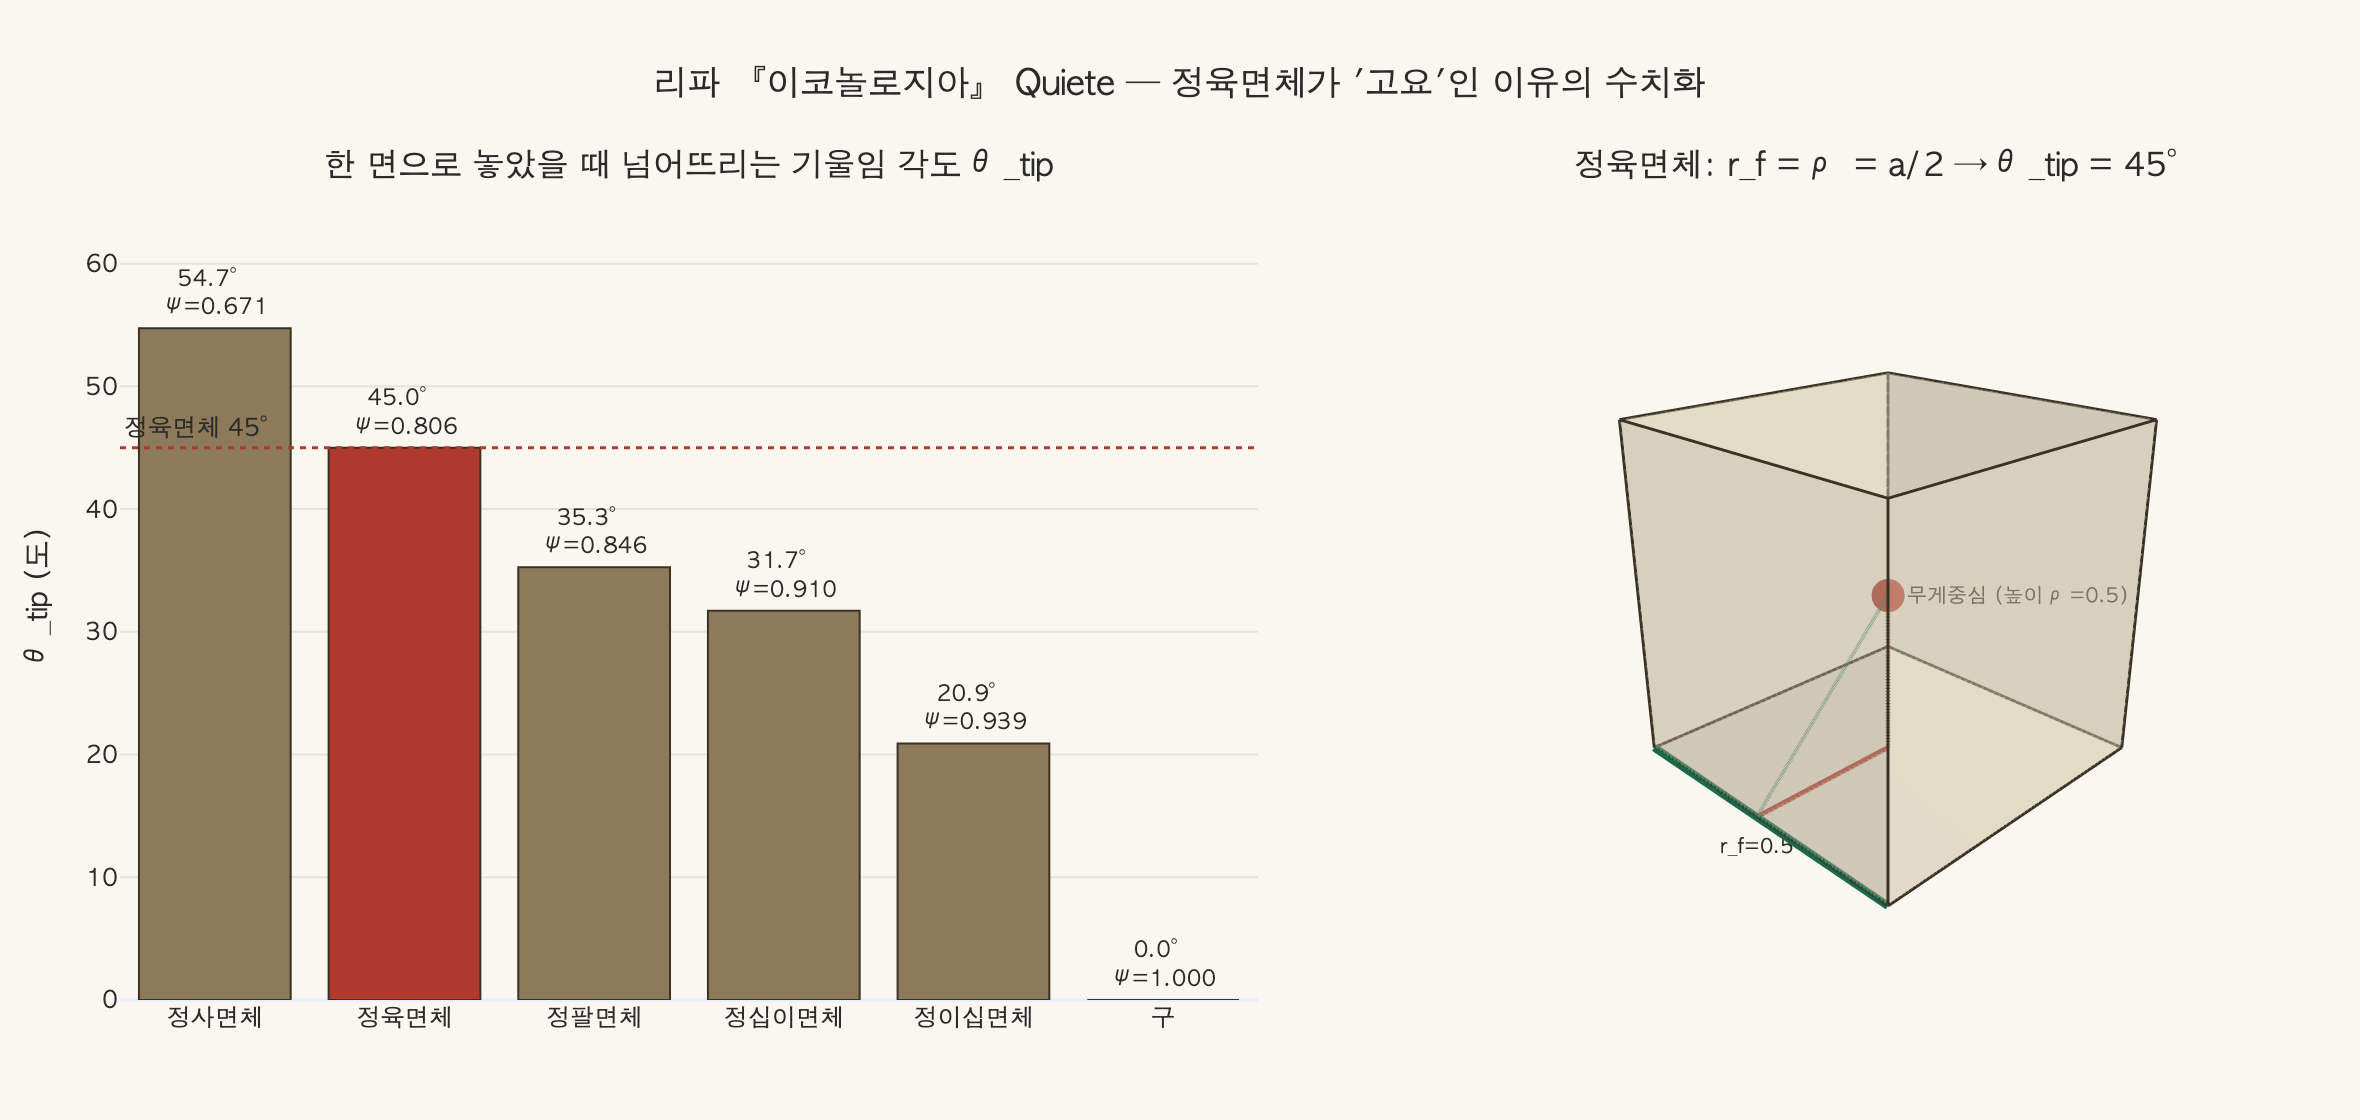

Reproduce this figure in Python.
# %% [markdown]
# # 정육면체는 왜 '고요(Quiete)'인가 — 다섯 정다면체의 안정성 수치 비교
#
# 체사레 리파 『이코놀로지아』의 **Quiete(고요/안식)** 항목:
#
# > "정육면체 받침대 위에 서서 오른손에 다림추를 받쳐 든 여인.
# > 정육면체는 플라톤이 (피타고라스의 제자 티마이오스 로크렌시스를 따라) 전하는 바
# > **대지(terra)** 를 뜻한다. 대지는 우주의 중심이라는 자기 고유의 자리에 있어
# > 움직이기 어렵고 조용히 쉬고 있다. 그러므로 정육면체는 고요와 안식을 뜻하며,
# > **어느 면(nodi)으로나 고르게 놓이고 움직이기 어렵다.**"
#
# 이 노트북은 리파의 논지를 **수치로 검증**한다. 다섯 정다면체와 구를 놓고
#
# 1. 면/꼭짓점/모서리 수
# 2. **구형도(sphericity)** — 얼마나 구에 가까운가(= 얼마나 굴러가기 쉬운가)
# 3. **넘어뜨리는 기울임 각도(tipping angle)** — 한 면으로 평면에 놓았을 때
#    무게중심이 접촉면 경계를 벗어나는 각도
# 4. **넘어뜨리는 데 드는 일(tipping work)** — 무게중심을 들어올려야 하는 높이
#
# 를 계산해 비교한다.
#
# 필요 패키지: numpy, plotly, kaleido (정적 이미지 저장용)

# %%
# 필요 패키지: numpy, plotly, kaleido
import numpy as np
import plotly.graph_objects as go
from plotly.subplots import make_subplots


def _show(fig):
    try:
        from IPython import get_ipython

        if get_ipython() is not None:  # VSCode 셀/Jupyter에서만 렌더링
            fig.show()
    except ImportError:
        pass


print("numpy", np.__version__)
# 출력: numpy 2.0.2

# %% [markdown]
# ## 1. 플라톤 『티마이오스』의 정다면체-원소 대응
#
# 『티마이오스』 53c–56c에서 플라톤은 네 원소에 네 개의 정다면체를 배당하고,
# 남은 하나(정십이면체)는 우주 전체(아이테르)에 맡긴다.
#
# | 정다면체 | 면 | 원소 | 배당 논거 |
# |---|---|---|---|
# | 정사면체 (tetrahedron) | 정삼각형 4 | **불** | 면·꼭짓점이 가장 적어 각이 가장 날카로움 → 찌르고 자름 |
# | 정팔면체 (octahedron) | 정삼각형 8 | **공기** | 중간 크기·중간 운동성 |
# | 정이십면체 (icosahedron) | 정삼각형 20 | **물** | 가장 둥글어 잘 흐르고 굴러감 |
# | 정육면체 (cube) | 정사각형 6 | **흙(대지)** | "가장 움직이기 어렵고(ἀκινητοτάτη) 가장 잘 빚어지며, **가장 안정된 바닥(βάσεις)** 을 가진 물체" (55d–e) |
# | 정십이면체 (dodecahedron) | 정오각형 12 | (우주 전체) | 남은 하나를 전체 우주에 배당 (55c) |
#
# 핵심 문장(55d–e): *"흙에는 정육면체 형태를 주자. 네 종류 중 흙이 가장
# 움직이기 어렵고 가장 잘 빚어지는 물체이며, 그런 성질을 가지려면 반드시
# 가장 안정된 바닥면을 가져야 하기 때문이다."*
#
# 즉 **정육면체 = 흙 = 부동(不動) = 고요**라는 연쇄가 여기서 나오고,
# 리파는 여기에 "대지는 우주의 중심에 있다"는 지구중심 우주론을 덧붙여
# **자기 자리에 있는 것은 움직이지 않는다**는 논거를 완성한다.

# %% [markdown]
# ## 2. 계산할 양의 정의
#
# 한 변 길이 $a$ 인 정다면체를 한 면으로 평면 위에 놓는다. 두 길이가 결정적이다.
#
# - **입체의 내접반경** $\rho$ : 중심(=무게중심)에서 면까지의 거리 = 바닥면 위 무게중심의 **높이**
# - **면의 내접반경(apothem)** $r_f$ : 면의 중심에서 모서리까지의 거리 = 무게중심이 넘어야 할 **수평 여유**
#
# 정 $n$ 각형 면의 apothem 은
#
# $$ r_f = \frac{a}{2\tan(\pi/n)} $$
#
# 무게중심을 접촉면의 한 모서리 위로 넘기려면 그 모서리를 축으로
#
# $$ \theta_{\text{tip}} = \arctan\!\left(\frac{r_f}{\rho}\right) $$
#
# 만큼 회전시켜야 한다. $\theta_{\text{tip}}$ 이 클수록 넘어뜨리기 어렵다.
# 이 값은 **크기에 무관**(scale-invariant)하다.
#
# 넘어뜨리는 동안 무게중심은 $\rho$ 에서 모서리까지의 거리
# $R_e = \sqrt{\rho^2 + r_f^2}$ 까지 올라가므로, 필요한 일은 단위무게당
#
# $$ \Delta h = \sqrt{\rho^2 + r_f^2} - \rho $$
#
# 이다. 부피가 다른 입체를 공평히 비교하려면 $\Delta h / V^{1/3}$ 로 정규화한다.
#
# 구형도(sphericity)는 같은 부피의 구 대비 표면적 비로
#
# $$ \Psi = \frac{\pi^{1/3}\,(6V)^{2/3}}{A} \qquad (\Psi = 1 \iff \text{구}) $$
#
# $\Psi$ 가 1에 가까울수록 구에 가깝고 = 굴러가기 쉽다.

# %%
S2, S3, S5, S6 = np.sqrt(2), np.sqrt(3), np.sqrt(5), np.sqrt(6)
a = 1.0  # 한 변 길이

SOLIDS = [
    # 이름, 면수 F, 꼭짓점 V, 모서리 E, 면의 각형 n, 내접반경 rho, 부피 V, 표면적 A
    dict(name="정사면체", en="tetrahedron", elem="불", F=4, Vt=4, E=6, n=3,
         rho=a / (2 * S6), vol=a**3 * S2 / 12, area=S3 * a**2),
    dict(name="정육면체", en="cube", elem="흙(대지)", F=6, Vt=8, E=12, n=4,
         rho=a / 2, vol=a**3, area=6 * a**2),
    dict(name="정팔면체", en="octahedron", elem="공기", F=8, Vt=6, E=12, n=3,
         rho=a / S6, vol=a**3 * S2 / 3, area=2 * S3 * a**2),
    dict(name="정십이면체", en="dodecahedron", elem="우주(아이테르)", F=12, Vt=20, E=30, n=5,
         rho=(a / 2) * np.sqrt(5 / 2 + 11 / (2 * S5)), vol=a**3 * (15 + 7 * S5) / 4,
         area=3 * np.sqrt(25 + 10 * S5) * a**2),
    dict(name="정이십면체", en="icosahedron", elem="물", F=20, Vt=12, E=30, n=3,
         rho=(a * S3 / 12) * (3 + S5), vol=a**3 * 5 * (3 + S5) / 12, area=5 * S3 * a**2),
]

for s in SOLIDS:
    s["r_f"] = a / (2 * np.tan(np.pi / s["n"]))                  # 면의 apothem
    s["tip_deg"] = np.degrees(np.arctan2(s["r_f"], s["rho"]))    # 기울임 각도
    s["dh"] = np.hypot(s["rho"], s["r_f"]) - s["rho"]            # 무게중심 상승량
    s["dh_norm"] = s["dh"] / s["vol"] ** (1 / 3)                 # 등부피 정규화
    s["psi"] = np.pi ** (1 / 3) * (6 * s["vol"]) ** (2 / 3) / s["area"]

# 구: 어떤 각도로도 무게중심이 접촉점 바로 위 → 기울임 각도 0
SPHERE = dict(name="구", en="sphere", elem="(포르투나의 천구)", F=np.inf, Vt=0, E=0,
              tip_deg=0.0, dh_norm=0.0, psi=1.0)

hdr = f"{'입체':<12}{'원소':<16}{'면':>4}{'꼭짓점':>7}{'모서리':>7}{'구형도Ψ':>9}{'기울임각(°)':>12}{'Δh/V^(1/3)':>13}"
print(hdr)
print("-" * len(hdr))
for s in SOLIDS + [SPHERE]:
    F = "∞" if s["F"] == np.inf else str(int(s["F"]))
    print(f"{s['name']:<12}{s['elem']:<16}{F:>4}{int(s['Vt']):>7}{int(s['E']):>7}"
          f"{s['psi']:>9.3f}{s['tip_deg']:>12.2f}{s['dh_norm']:>13.4f}")
# 출력:
# 입체          원소                 면    꼭짓점    모서리     구형도Ψ     기울임각(°)   Δh/V^(1/3)
# --------------------------------------------------------------------------------
# 정사면체        불                  4      4      6    0.671       54.74       0.3048
# 정육면체        흙(대지)              6      8     12    0.806       45.00       0.2071
# 정팔면체        공기                 8      6     12    0.846       35.26       0.1179
# 정십이면체       우주(아이테르)          12     20     30    0.910       31.72       0.0992
# 정이십면체       물                 20     12     30    0.939       20.91       0.0411
# 구           (포르투나의 천구)         ∞      0      0    1.000        0.00       0.0000
# (한글 폭 때문에 열이 어긋나 보이지만 값은 위와 같다)

# %% [markdown]
# ## 3. 읽어낸 결과
#
# ### (1) 리파가 옳은 부분 — 둥글어질수록 고요를 잃는다
#
# 구형도 $\Psi$ 와 기울임 각도는 **완벽한 역상관**이다.
#
# | | 정사면체 | 정육면체 | 정팔면체 | 정십이면체 | 정이십면체 | 구 |
# |---|---|---|---|---|---|---|
# | $\Psi$ | 0.671 | 0.806 | 0.846 | 0.910 | 0.939 | 1.000 |
# | $\theta_{\text{tip}}$ | 54.7° | **45.0°** | 35.3° | 31.7° | 20.9° | **0°** |
#
# 플라톤이 **물**에 준 정이십면체는 20.9°만 기울여도 넘어가고,
# **구**는 $\theta_{\text{tip}} = 0$ — 어떤 미세한 힘에도 굴러간다.
# 정육면체(45°)는 물의 정이십면체보다 **2배 이상** 넘어뜨리기 어렵고,
# 필요한 일($\Delta h/V^{1/3}$)로 보면 **5배** 차이가 난다.
#
# 르네상스 도상에서 **포르투나(운명)는 굴러가는 천구 위에 서고, 덕(Virtus)은
# 정육면체/네모난 좌석에 앉는다**는 대구가 바로 $\theta_{\text{tip}} = 0°$ 대
# $45°$ 의 대비다.
#
# ### (2) 리파의 논거가 흔들리는 지점 — 정사면체가 더 안 넘어진다
#
# 순수하게 '넘어뜨리기 어려움'만 재면 **정사면체가 54.7° 로 1위**다.
# 무게중심이 밑면 대비 매우 낮게 깔리기 때문이다. 그런데 플라톤은 정사면체를
# **불**에 배당했다. 논거가 '안정성'이 아니라 **날카로움**이었기 때문이다
# (면이 가장 적음 → 입체각이 가장 뾰족함 → 자르고 파고듦).
#
# ### (3) 그래서 정육면체의 진짜 특권 — "어느 면으로나 고르게(egualmente posato)"
#
# 리파의 문장에서 결정적인 것은 '가장 안 넘어진다'가 아니라 **등방성**이다.
# 정육면체만이 갖는 성질:
#
# - $r_f = \rho$ (= $a/2$) 인 **유일한** 정다면체 → $\theta_{\text{tip}}$ 이 정확히 $45°$.
#   받침 반폭과 무게중심 높이가 **같다**. 눕혀도 세워도 완전히 동일하다.
# - 서로 직교하는 **세 축의 길이가 같다** → 어떤 면을 바닥으로 골라도 같은 입체.
#   (정사면체는 밑면과 마주보는 것이 '점'이라 위아래가 다르다)
# - 정다면체 중 **혼자서 공간을 빈틈없이 채우는 유일한 입체** →
#   "우주의 중심을 메우고 있는 대지"라는 리파의 이미지에 정확히 대응.
#
# 즉 정육면체의 고요는 '가장 안 넘어짐'이 아니라 **어떻게 놓아도 똑같이 안정함**,
# 곧 움직일 이유가 없음이다.

# %%
names = [s["name"] for s in SOLIDS] + [SPHERE["name"]]
tips = [s["tip_deg"] for s in SOLIDS] + [SPHERE["tip_deg"]]
psis = [s["psi"] for s in SOLIDS] + [SPHERE["psi"]]
order = np.argsort(tips)[::-1]

BASE = "#8c7a5b"       # 판화 잉크/세피아
CUBE_C = "#b03a2e"     # 정육면체 강조
SPH_C = "#4a6fa5"      # 구
colors = []
for i in order:
    n = names[i]
    colors.append(CUBE_C if n == "정육면체" else (SPH_C if n == "구" else BASE))

fig = make_subplots(
    rows=1, cols=2, column_widths=[0.58, 0.42],
    specs=[[{"type": "xy"}, {"type": "scene"}]],
    subplot_titles=("한 면으로 놓았을 때 넘어뜨리는 기울임 각도 θ_tip",
                    "정육면체: r_f = ρ = a/2 → θ_tip = 45°"),
)

fig.add_bar(
    x=[names[i] for i in order], y=[tips[i] for i in order],
    marker_color=colors, marker_line_color="#3b3226", marker_line_width=1,
    text=[f"{tips[i]:.1f}°<br>Ψ={psis[i]:.3f}" for i in order],
    textposition="outside", textfont=dict(size=11),
    hovertemplate="%{x}<br>θ_tip = %{y:.2f}°<extra></extra>",
    name="θ_tip", showlegend=False, row=1, col=1,
)
fig.add_hline(y=45, line_dash="dot", line_color=CUBE_C, line_width=1.5,
              annotation_text="정육면체 45°", annotation_position="top left",
              row=1, col=1)
fig.update_yaxes(title_text="θ_tip (도)", range=[0, 66], row=1, col=1,
                 gridcolor="rgba(0,0,0,0.08)")
fig.update_xaxes(row=1, col=1)

# --- 오른쪽: 정육면체 3D 도해 (무게중심 · 받침 반폭 · 기울임 축) ---
c = np.array([[0, 0, 0], [1, 0, 0], [1, 1, 0], [0, 1, 0],
              [0, 0, 1], [1, 0, 1], [1, 1, 1], [0, 1, 1]], dtype=float)
faces = [(0, 1, 2), (0, 2, 3), (4, 5, 6), (4, 6, 7), (0, 1, 5), (0, 5, 4),
         (2, 3, 7), (2, 7, 6), (1, 2, 6), (1, 6, 5), (0, 3, 7), (0, 7, 4)]
fig.add_trace(go.Mesh3d(
    x=c[:, 0], y=c[:, 1], z=c[:, 2],
    i=[f[0] for f in faces], j=[f[1] for f in faces], k=[f[2] for f in faces],
    color="#d8cdb4", opacity=0.45, flatshading=True, hoverinfo="skip",
    showlegend=False), row=1, col=2)
edges = [(0, 1), (1, 2), (2, 3), (3, 0), (4, 5), (5, 6), (6, 7), (7, 4),
         (0, 4), (1, 5), (2, 6), (3, 7)]
ex, ey, ez = [], [], []
for i, j in edges:
    ex += [c[i, 0], c[j, 0], None]
    ey += [c[i, 1], c[j, 1], None]
    ez += [c[i, 2], c[j, 2], None]
fig.add_trace(go.Scatter3d(x=ex, y=ey, z=ez, mode="lines",
                           line=dict(color="#3b3226", width=3),
                           hoverinfo="skip", showlegend=False), row=1, col=2)
# 무게중심
fig.add_trace(go.Scatter3d(x=[0.5], y=[0.5], z=[0.5], mode="markers+text",
                           marker=dict(size=6, color=CUBE_C),
                           text=["무게중심 (높이 ρ=0.5)"], textposition="middle right",
                           textfont=dict(size=10), hoverinfo="skip",
                           showlegend=False), row=1, col=2)
# 무게중심 높이 ρ (수직) / 받침 반폭 r_f (수평)
fig.add_trace(go.Scatter3d(x=[0.5, 0.5], y=[0.5, 0.5], z=[0, 0.5], mode="lines",
                           line=dict(color=CUBE_C, width=5, dash="dash"),
                           hoverinfo="skip", showlegend=False), row=1, col=2)
fig.add_trace(go.Scatter3d(x=[0.5, 0.5], y=[0.5, 0.0], z=[0, 0], mode="lines+text",
                           line=dict(color=CUBE_C, width=5),
                           text=[None, "r_f=0.5"], textposition="bottom center",
                           textfont=dict(size=10), hoverinfo="skip",
                           showlegend=False), row=1, col=2)
# 기울임 축(밑면 모서리)
fig.add_trace(go.Scatter3d(x=[0, 1], y=[0, 0], z=[0, 0], mode="lines",
                           line=dict(color="#1a6b4a", width=8),
                           hoverinfo="skip", showlegend=False), row=1, col=2)
# 무게중심 → 기울임 모서리 (R_e)
fig.add_trace(go.Scatter3d(x=[0.5, 0.5], y=[0.5, 0.0], z=[0.5, 0.0], mode="lines",
                           line=dict(color="#1a6b4a", width=4, dash="dot"),
                           hoverinfo="skip", showlegend=False), row=1, col=2)

fig.update_scenes(
    xaxis=dict(visible=False), yaxis=dict(visible=False), zaxis=dict(visible=False),
    aspectmode="cube", camera=dict(eye=dict(x=1.7, y=-1.7, z=1.0)),
    row=1, col=2,
)
fig.update_layout(
    title=dict(text="리파 『이코놀로지아』 Quiete — 정육면체가 '고요'인 이유의 수치화",
               x=0.5, xanchor="center", font=dict(size=17)),
    template="plotly_white", paper_bgcolor="#faf7f0", plot_bgcolor="#faf7f0",
    width=1180, height=560, margin=dict(l=60, r=30, t=95, b=60),
    font=dict(family="AppleGothic, Apple SD Gothic Neo, Malgun Gothic, sans-serif",
              size=12, color="#2b2b2b"),
)

_show(fig)
fig.write_image("expy.png", scale=2)
print("saved expy.png")
# 출력: saved expy.png

# %% [markdown]
# ## 4. 다림추(perpendicolo)까지 — 리파의 두 번째 상징
#
# 리파는 여인의 오른손에 **다림추(perpendicolo, plumb bob)** 를 들린다. 그 설명:
#
# > "다림추는 모든 것의 고요와 안식이 그것들의 **목적이자 완성**임을 보여준다.
# > 다림추는 무겁고 자기 자리 밖에 있으므로 곧게 매달려, 자연히 움직여
# > 지평의 한 점에 이르려 한다 — 거기가 그것의 고요다."
#
# 즉 다림추는 **"운동은 정지를 목표로 한다"** 는 아리스토텔레스적 자연운동론의
# 도상이다. 무거운 것은 자기 자연적 장소(우주 중심 = 대지)로 향하고,
# 그 자리에 닿으면 멈춘다. 정육면체(=대지=목표점)와 다림추(=목표를 향한 운동)는
# 한 논증의 결론과 과정인 셈이다.
#
# 리파는 이어서 냉정하게 덧붙인다: 이 세상에는 참된 고요가 없다 —
# 단순 원소들조차 생성·소멸하고 천체는 영구 운동 중이므로, 우리는 고요를
# 감각으로 확인하지 못하고 **지성으로 상상할 뿐**이다. 인간의 고요는
# 생각과 행동의 운동이 올바르게 정렬되어 그 안식처, 곧 내세로 향할 때 성립한다.
#
# 수치 요약: 정육면체의 $\theta_{\text{tip}} = 45°$ 는 절대적 부동이 아니라
# **유한하지만 등방적인 안정**이다. 이 세상에서 얻을 수 있는 고요의 정확한 크기가
# 45도라는 것 — 리파의 결론과 잘 맞아떨어진다.
